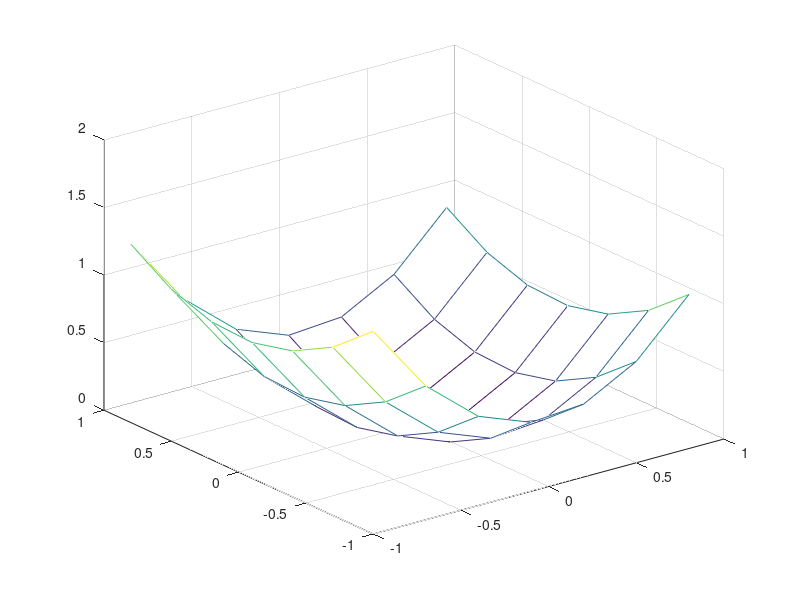
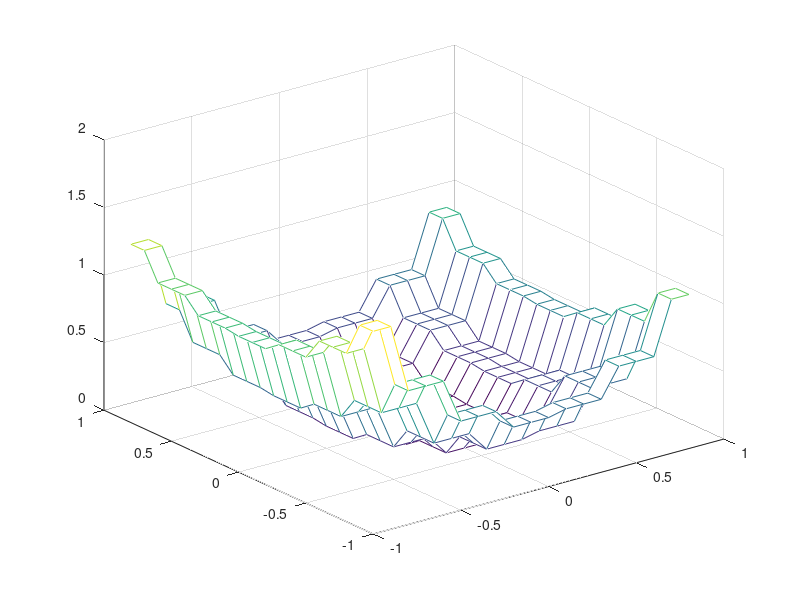
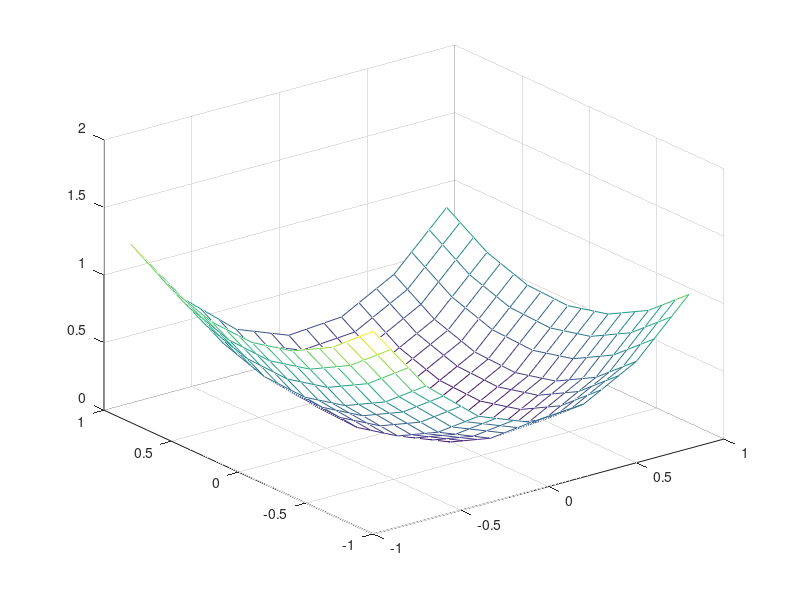
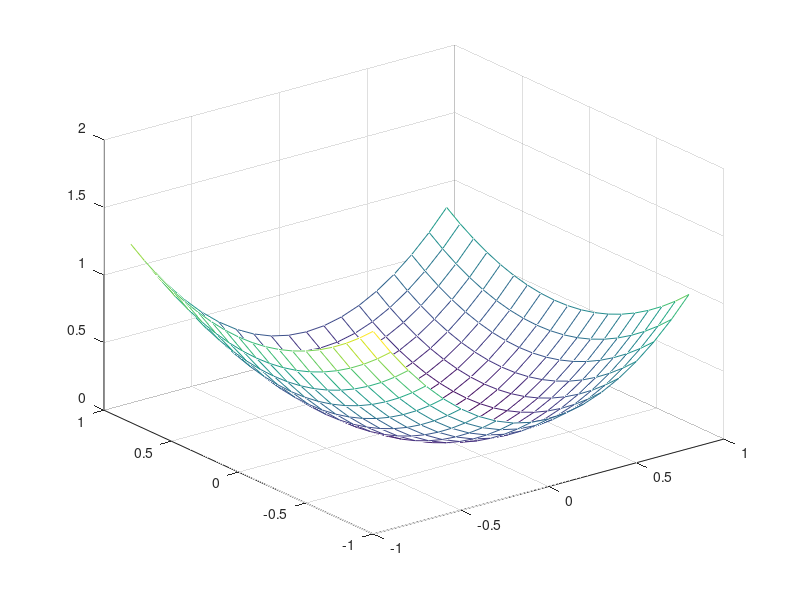

Source code (MATLAB) for these figures, in order:
x = [-1 -0.7 -0.4 -0.1 0.2 0.5 0.8];
y = [-1 -0.7 -0.4 -0.1 0.2 0.5 0.8];
Z = [1.5 0.99 0.66 0.51 0.54 0.75 1.14;
    1.245 0.735 0.405 0.255 0.285 0.495 0.885;
    1.08 0.57 0.24 0.09 0.12 0.33 0.72;
    1.005 0.495	0.165 0.015	0.045 0.255	0.645;
    1.02 0.51 0.18 0.03 0.06 0.27 0.66;
    1.125 0.615 0.285 0.135 0.165 0.375 0.765;
    1.32 0.81 0.48 0.33 0.36 0.57 0.96];

mesh(x,y,Z);
xi = -1 : 0.1 : 0.8;
yi = -1 : 0.1 : 0.8;
% 最邻近插值
Zi = interp2(x,y,Z,xi',yi,'nearest');
figure(2)
mesh(xi,yi,Zi);

% 双线性插值
Zi = interp2(x,y,Z,xi',yi,'linear');
figure(3)
mesh(xi,yi,Zi);

% 双三次插值
Zi = interp2(x,y,Z,xi',yi,'cubic');
figure(4)
mesh(xi,yi,Zi);

x1 = -0.94;
y1 = 0.9;
Z1 = griddata(x,y,Z,x1,y1,'nearest');

x2 = 0.51;
y2 = -0.37;
Z2 = griddata(x,y,Z,x2,y2,'nearest');

x3 = 0.03;
y3 = 0.61;
Z3 = griddata(x,y,Z,x3,y3,'nearest');


